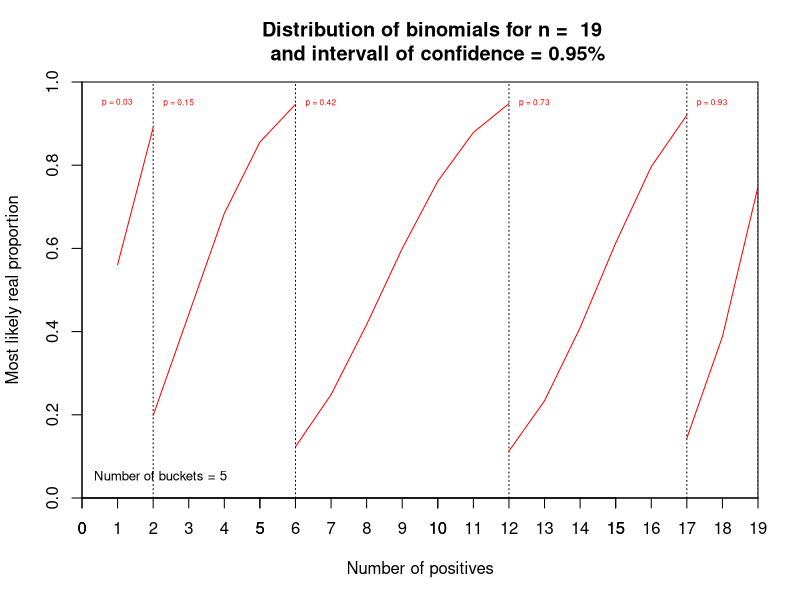

Recreate this plot in R.


#### Parameters
sample_size = 19 # Size of sample
number_of_positives = c(0:sample_size) # Number of observed positives
p.low = 0.03 # First p
th.lo = 0.05 # Lowest bound of confidence intervall
th.hi = 0.95 # Highest bound of confidence intervall

if (th.lo == 0.10 & th.hi == 0.90 ){confidence_level = '0.90%'}
if (th.lo == 0.05 & th.hi == 0.95){confidence_level = '0.95%'}

#### Functions
x_trunc = function(x){
  '
  Truncate the binomial following the given confidence interval
  Return the corresponding number_of_positives
  '
  which(th.lo<=x & x<=th.hi)
}

y_trunc = function(curve){
  '
  Truncate the binomial following the given confidence interval
  Return the binomial 
  '
  curve[x_trunc(curve)]
}


# First draw our first binomial over which we will loop

lowest_binomial = pbinom(number_of_positives, 
                         sample_size, 
                         p.low, 
                         lower.tail = TRUE)
x.lowest = x_trunc(lowest_binomial) # Number of positives corresponding to p.low
x.max = max(x.lowest) # Biggest number of positives covered by p.low

plot(6,6,type="n",axes=TRUE, ann=FALSE,
     xlim=c(0, sample_size),ylim = seq(0,1), 
     xaxs="i",yaxs="i") 
abline(v=tail(x.lowest,1),col='black',lty=3)
text(min(x.lowest),0.95,sprintf("p = %s", p.low),cex=0.5, col='red')
axis(1, at=number_of_positives,labels=number_of_positives)
title(xlab= 'Number of positives', 
      ylab= 'Most likely real proportion', 
      main =sprintf("    Distribution of binomials for n =  %s
      and intervall of confidence = %s", 
                    sample_size, confidence_level ))

lines(x.lowest, y_trunc(lowest_binomial), col='red')

bucket.count = 1  # Number of bucket created
for (p in seq(p.low, 1, by=0.01)){
  binomial = pbinom(number_of_positives, sample_size, p, lower.tail = TRUE)
  x=x_trunc(binomial)
  if (min(x) < x.max){next}
  if (length(x) < 2){next} # To get ride of intervall with only one value
  lines(x, y_trunc(binomial), col='red')
  abline(v=tail(x,1),col='black',lty=3)
  text(min(x),0.95,sprintf("p = %s", p),pos=4, cex=0.5, col='red')
  x.max = max(x)
  bucket.count = bucket.count + 1
}

text(0.05, 0.05, sprintf('Number of buckets = %s', bucket.count), cex = 0.8, pos = 4)

